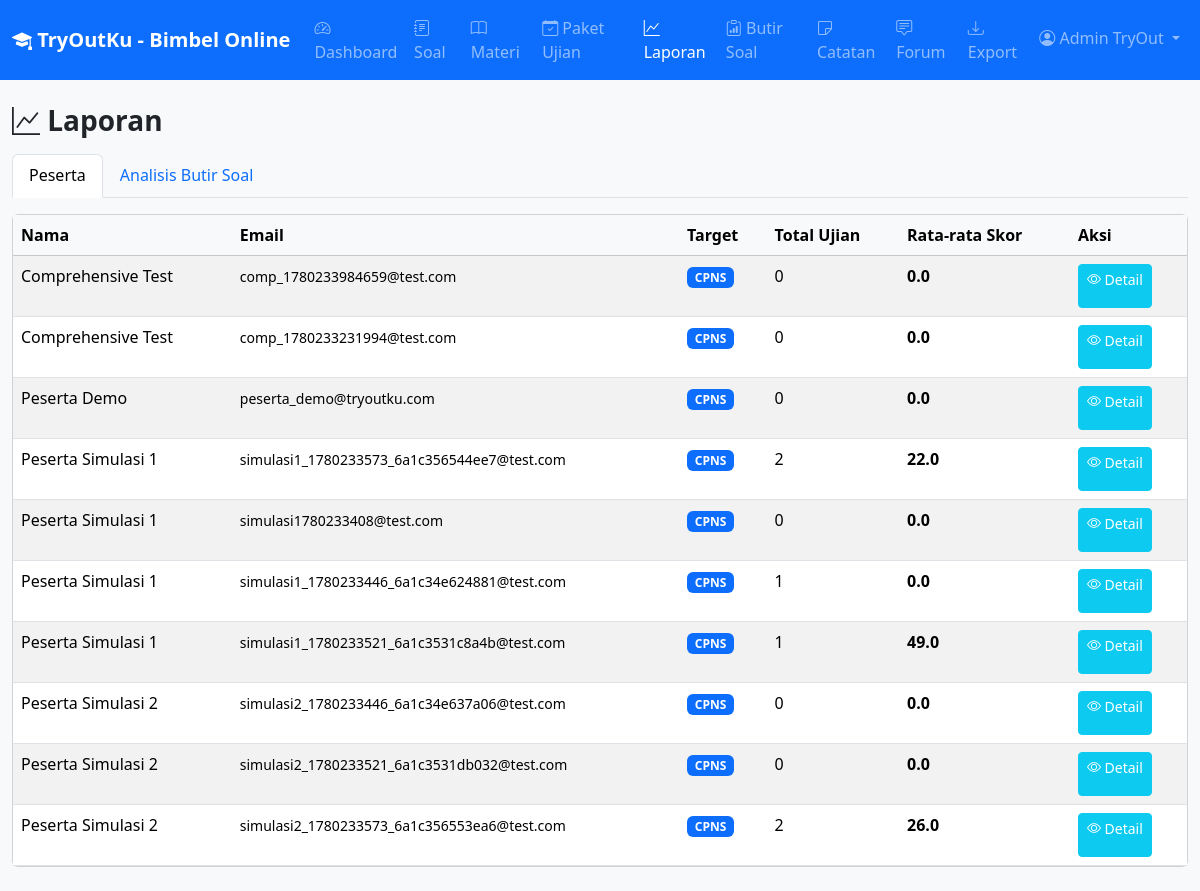
The app's page /admin/laporan.php?tab=peserta (signed in), older data.
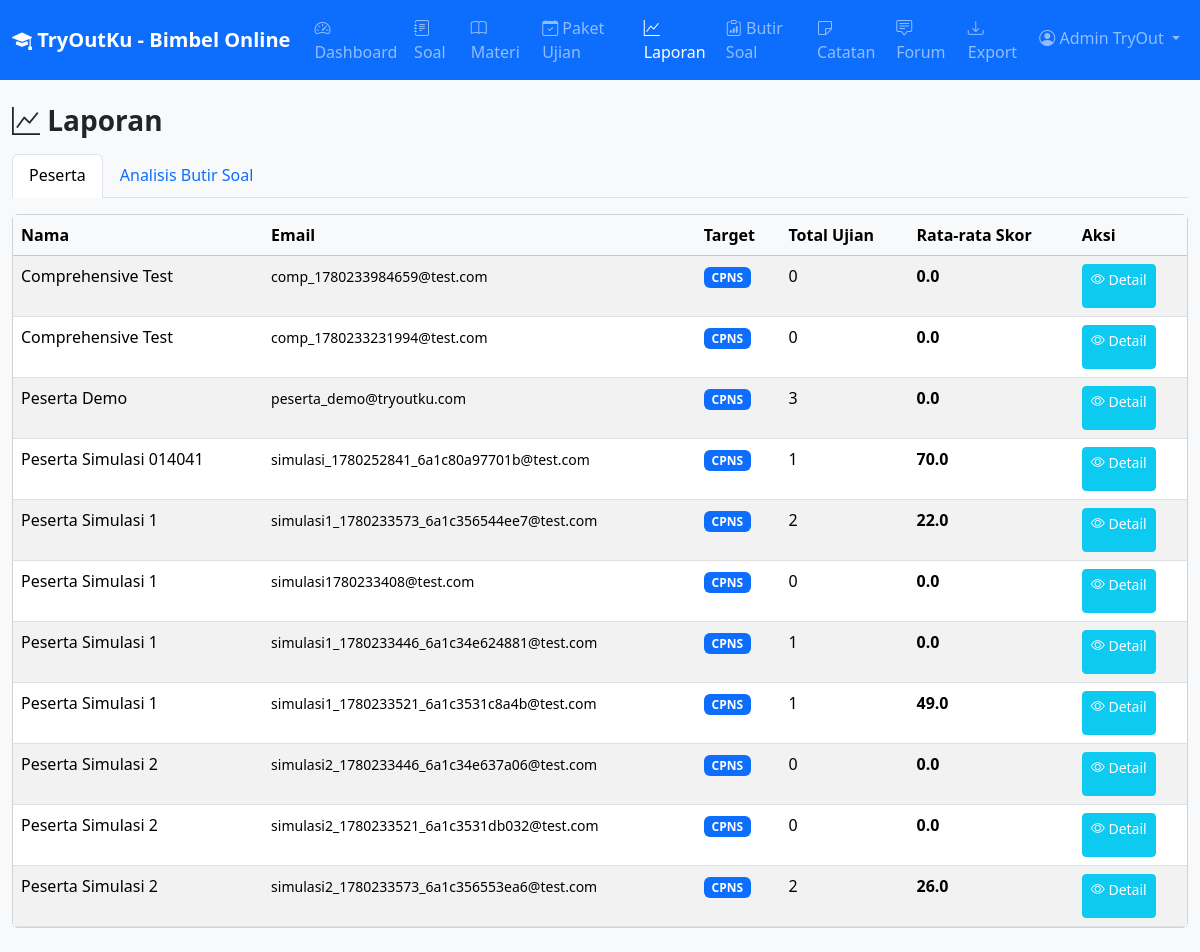
The same page, newer data.
### tables this page shows
CREATE TABLE `users` (
  `id` int(11) NOT NULL AUTO_INCREMENT,
  `nama` varchar(100) NOT NULL,
  `email` varchar(100) NOT NULL,
  `password` varchar(255) NOT NULL,
  `no_hp` varchar(20) DEFAULT NULL,
  `role` enum('admin','peserta') NOT NULL DEFAULT 'peserta',
  `target_ujian` enum('cpns','stan','stis','ipdn') DEFAULT 'cpns',
  `created_at` datetime DEFAULT current_timestamp(),
  PRIMARY KEY (`id`),
  UNIQUE KEY `email` (`email`)
);

### includes/functions.php (called while the page is built, shortened)
<?php
function e($str) {
    return htmlspecialchars($str ?? '', ENT_QUOTES, 'UTF-8');
}

### admin/laporan.php (the view, shortened to what this page needs)
<?php
require_once __DIR__ . '/../includes/functions.php';
$tab = $_GET['tab'] ?? 'peserta';
$peserta = $conn->query("SELECT u.*, COUNT(h.id) as total_ujian, AVG(h.skor_kumulatif) as rata_skor FROM users u LEFT JOIN hasil_ujian h ON u.id = h.user_id WHERE u.role = 'peserta' GROUP BY u.id ORDER BY u.nama");
require_once __DIR__ . '/../includes/header.php';
require_once __DIR__ . '/../includes/navbar_admin.php';
?>
<div class="container py-4">
    <h3 class="fw-bold mb-3"><i class="bi bi-graph-up"></i> Laporan</h3>
    <ul class="nav nav-tabs mb-3">
        <li class="nav-item"><a class="nav-link <?= $tab === 'peserta' ? 'active' : '' ?>" href="?tab=peserta">Peserta</a></li>
        <li class="nav-item"><a class="nav-link <?= $tab === 'butir' ? 'active' : '' ?>" href="?tab=butir">Analisis Butir Soal</a></li>
    </ul>
    <?php if ($tab === 'peserta'): ?>
    <div class="card">
        <div class="card-body p-0">
            <div class="table-responsive">
                <table class="table table-hover table-striped mb-0">
                    <thead class="table-light">
                        <tr><th>Nama</th><th>Email</th><th>Target</th><th>Total Ujian</th><th>Rata-rata Skor</th><th>Aksi</th></tr>
                    </thead>
                    <tbody>
                        <?php while ($row = $peserta->fetch_assoc()): ?>
                        <tr>
                            <td><?= e($row['nama']) ?></td>
                            <td><small><?= e($row['email']) ?></small></td>
                            <td><span class="badge bg-primary"><?= strtoupper($row['target_ujian']) ?></span></td>
                            <td><?= $row['total_ujian'] ?></td>
                            <td class="fw-bold"><?= number_format($row['rata_skor'] ?? 0, 1) ?></td>
                            <td>
                                <a href="detail_peserta.php?id=<?= $row['id'] ?>" class="btn btn-sm btn-info text-white"><i class="bi bi-eye"></i> Detail</a>
                            </td>
                        </tr>
                        <?php endwhile; ?>
                    </tbody>
                </table>
            </div>
        </div>
    </div>
    <?php endif; ?>
</div>
<?php require_once __DIR__ . '/../includes/footer.php'; ?>

Row changes from the older to the newer data that the page shows:
computed for users "Peserta Demo": total_ujian "0" → "3"
added users: nama "Peserta Simulasi 014041", email "simulasi_1780252841_6a1c80a97701b@test.com", target_ujian "CPNS", total_ujian "1", rata_skor "70.0"
